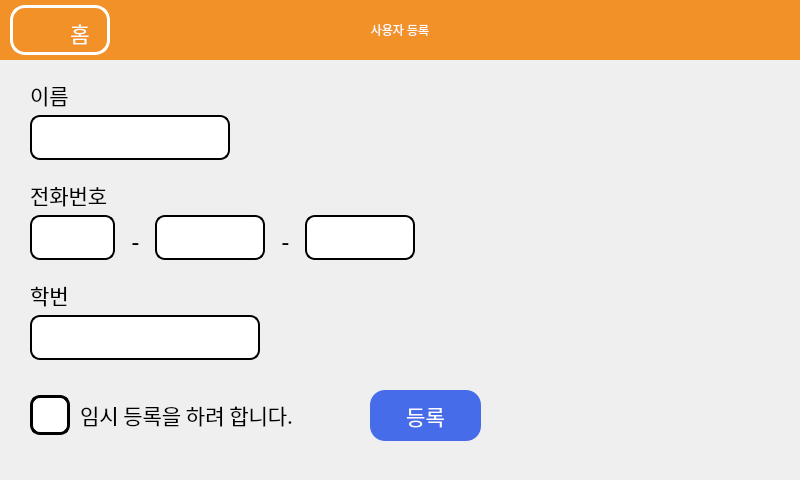
<?xml version="1.0" encoding="UTF-8"?>
<ui version="4.0">
 <class>SignUp</class>
 <widget class="QMainWindow" name="SignUp">
  <property name="enabled">
   <bool>true</bool>
  </property>
  <property name="geometry">
   <rect>
    <x>0</x>
    <y>0</y>
    <width>800</width>
    <height>480</height>
   </rect>
  </property>
  <property name="font">
   <font>
    <family>배달의민족 주아</family>
    <pointsize>20</pointsize>
   </font>
  </property>
  <property name="windowTitle">
   <string>MainWindow</string>
  </property>
  <property name="styleSheet">
   <string notr="true">QLineEdit
{
	border: 2px solid #000000;
	border-radius: 10px;
}

QLineEdit:hover
{
	border-color: rgb(0, 85, 255);
}</string>
  </property>
  <widget class="QWidget" name="centralwidget">
   <widget class="QFrame" name="frameMenu">
    <property name="geometry">
     <rect>
      <x>0</x>
      <y>0</y>
      <width>800</width>
      <height>60</height>
     </rect>
    </property>
    <property name="frameShape">
     <enum>QFrame::StyledPanel</enum>
    </property>
    <property name="frameShadow">
     <enum>QFrame::Raised</enum>
    </property>
    <widget class="QPushButton" name="buttonHome">
     <property name="geometry">
      <rect>
       <x>10</x>
       <y>5</y>
       <width>100</width>
       <height>50</height>
      </rect>
     </property>
     <property name="font">
      <font>
       <family>배달의민족 주아</family>
       <pointsize>16</pointsize>
      </font>
     </property>
     <property name="styleSheet">
      <string notr="true">QPushButton
{
	color: rgba(255, 255, 255, 0);
	background-color: rgba(255, 255, 255, 0);
	border-radius: 15px;
	border: 3px solid #ffffff;
}

QPushButton:hover
{
	background-color: rgb(241, 219, 194);
}</string>
     </property>
     <property name="text">
      <string>HH</string>
     </property>
     <property name="icon">
      <iconset>
       <normaloff>Images/home.png</normaloff>Images/home.png</iconset>
     </property>
     <property name="iconSize">
      <size>
       <width>40</width>
       <height>40</height>
      </size>
     </property>
    </widget>
    <widget class="QLabel" name="labelMenu">
     <property name="geometry">
      <rect>
       <x>0</x>
       <y>0</y>
       <width>800</width>
       <height>60</height>
      </rect>
     </property>
     <property name="styleSheet">
      <string notr="true">color: rgb(255, 255, 255);
background-color: rgb(241, 145, 39);
font: 22pt &quot;배달의민족 주아&quot;;</string>
     </property>
     <property name="text">
      <string>사용자 등록</string>
     </property>
     <property name="alignment">
      <set>Qt::AlignCenter</set>
     </property>
    </widget>
    <widget class="QLabel" name="labelHome">
     <property name="enabled">
      <bool>true</bool>
     </property>
     <property name="geometry">
      <rect>
       <x>60</x>
       <y>10</y>
       <width>40</width>
       <height>45</height>
      </rect>
     </property>
     <property name="font">
      <font>
       <family>배달의민족 주아</family>
       <pointsize>16</pointsize>
      </font>
     </property>
     <property name="styleSheet">
      <string notr="true">color: rgb(255, 255, 255);</string>
     </property>
     <property name="text">
      <string>홈</string>
     </property>
     <property name="alignment">
      <set>Qt::AlignCenter</set>
     </property>
    </widget>
    <zorder>labelMenu</zorder>
    <zorder>labelHome</zorder>
    <zorder>buttonHome</zorder>
   </widget>
   <widget class="QLabel" name="labelName">
    <property name="geometry">
     <rect>
      <x>30</x>
      <y>75</y>
      <width>51</width>
      <height>40</height>
     </rect>
    </property>
    <property name="font">
     <font>
      <family>배달의민족 주아</family>
      <pointsize>16</pointsize>
     </font>
    </property>
    <property name="text">
     <string>이름</string>
    </property>
    <property name="alignment">
     <set>Qt::AlignLeading|Qt::AlignLeft|Qt::AlignVCenter</set>
    </property>
   </widget>
   <widget class="QLabel" name="labelID">
    <property name="geometry">
     <rect>
      <x>30</x>
      <y>275</y>
      <width>51</width>
      <height>40</height>
     </rect>
    </property>
    <property name="font">
     <font>
      <family>배달의민족 주아</family>
      <pointsize>16</pointsize>
     </font>
    </property>
    <property name="text">
     <string>학번</string>
    </property>
    <property name="alignment">
     <set>Qt::AlignLeading|Qt::AlignLeft|Qt::AlignVCenter</set>
    </property>
   </widget>
   <widget class="QLabel" name="labelContact">
    <property name="geometry">
     <rect>
      <x>30</x>
      <y>175</y>
      <width>91</width>
      <height>40</height>
     </rect>
    </property>
    <property name="font">
     <font>
      <family>배달의민족 주아</family>
      <pointsize>16</pointsize>
     </font>
    </property>
    <property name="text">
     <string>전화번호</string>
    </property>
    <property name="alignment">
     <set>Qt::AlignLeading|Qt::AlignLeft|Qt::AlignVCenter</set>
    </property>
   </widget>
   <widget class="QPushButton" name="buttonRegister">
    <property name="geometry">
     <rect>
      <x>370</x>
      <y>390</y>
      <width>111</width>
      <height>51</height>
     </rect>
    </property>
    <property name="font">
     <font>
      <family>배달의민족 주아</family>
      <pointsize>16</pointsize>
     </font>
    </property>
    <property name="styleSheet">
     <string notr="true">QPushButton
{
	color: rgb(255, 255, 255);
	background-color: rgb(70, 108, 234);
	border-radius: 15px;
}

QPushButton:hover
{
	background-color: rgb(38, 61, 129);
}</string>
    </property>
    <property name="text">
     <string>등록</string>
    </property>
   </widget>
   <widget class="QLineEdit" name="editID">
    <property name="geometry">
     <rect>
      <x>30</x>
      <y>315</y>
      <width>230</width>
      <height>45</height>
     </rect>
    </property>
    <property name="sizePolicy">
     <sizepolicy hsizetype="Fixed" vsizetype="Fixed">
      <horstretch>0</horstretch>
      <verstretch>0</verstretch>
     </sizepolicy>
    </property>
    <property name="font">
     <font>
      <family>배달의민족 주아</family>
      <pointsize>18</pointsize>
     </font>
    </property>
    <property name="cursor">
     <cursorShape>IBeamCursor</cursorShape>
    </property>
    <property name="styleSheet">
     <string notr="true"/>
    </property>
    <property name="inputMethodHints">
     <set>Qt::ImhDigitsOnly</set>
    </property>
    <property name="maxLength">
     <number>10</number>
    </property>
    <property name="clearButtonEnabled">
     <bool>false</bool>
    </property>
   </widget>
   <widget class="QLineEdit" name="editContact2">
    <property name="geometry">
     <rect>
      <x>155</x>
      <y>215</y>
      <width>110</width>
      <height>45</height>
     </rect>
    </property>
    <property name="sizePolicy">
     <sizepolicy hsizetype="Fixed" vsizetype="Fixed">
      <horstretch>0</horstretch>
      <verstretch>0</verstretch>
     </sizepolicy>
    </property>
    <property name="font">
     <font>
      <family>배달의민족 주아</family>
      <pointsize>18</pointsize>
     </font>
    </property>
    <property name="styleSheet">
     <string notr="true"/>
    </property>
    <property name="inputMethodHints">
     <set>Qt::ImhDigitsOnly</set>
    </property>
    <property name="maxLength">
     <number>4</number>
    </property>
    <property name="clearButtonEnabled">
     <bool>false</bool>
    </property>
   </widget>
   <widget class="QLineEdit" name="editContact3">
    <property name="geometry">
     <rect>
      <x>305</x>
      <y>215</y>
      <width>110</width>
      <height>45</height>
     </rect>
    </property>
    <property name="sizePolicy">
     <sizepolicy hsizetype="Fixed" vsizetype="Fixed">
      <horstretch>0</horstretch>
      <verstretch>0</verstretch>
     </sizepolicy>
    </property>
    <property name="font">
     <font>
      <family>배달의민족 주아</family>
      <pointsize>18</pointsize>
     </font>
    </property>
    <property name="whatsThis">
     <string>&lt;html&gt;&lt;head/&gt;&lt;body&gt;&lt;p&gt;&lt;br/&gt;&lt;/p&gt;&lt;/body&gt;&lt;/html&gt;</string>
    </property>
    <property name="styleSheet">
     <string notr="true"/>
    </property>
    <property name="inputMethodHints">
     <set>Qt::ImhDigitsOnly</set>
    </property>
    <property name="maxLength">
     <number>4</number>
    </property>
    <property name="clearButtonEnabled">
     <bool>false</bool>
    </property>
   </widget>
   <widget class="QPushButton" name="buttonTemp">
    <property name="geometry">
     <rect>
      <x>30</x>
      <y>395</y>
      <width>40</width>
      <height>40</height>
     </rect>
    </property>
    <property name="styleSheet">
     <string notr="true">QPushButton
{
	background-color: rgb(255, 255, 255);
	border-radius: 10px;
	border: 3px solid black;
}

QPushButton:hover
{
	background-color: rgb(148, 148, 148);
}</string>
    </property>
    <property name="text">
     <string/>
    </property>
   </widget>
   <widget class="QLabel" name="labelDash1">
    <property name="geometry">
     <rect>
      <x>115</x>
      <y>225</y>
      <width>41</width>
      <height>31</height>
     </rect>
    </property>
    <property name="font">
     <font>
      <family>배달의민족 주아</family>
      <pointsize>18</pointsize>
     </font>
    </property>
    <property name="text">
     <string>-</string>
    </property>
    <property name="alignment">
     <set>Qt::AlignCenter</set>
    </property>
   </widget>
   <widget class="QLineEdit" name="editContact1">
    <property name="geometry">
     <rect>
      <x>30</x>
      <y>215</y>
      <width>85</width>
      <height>45</height>
     </rect>
    </property>
    <property name="sizePolicy">
     <sizepolicy hsizetype="Fixed" vsizetype="Fixed">
      <horstretch>0</horstretch>
      <verstretch>0</verstretch>
     </sizepolicy>
    </property>
    <property name="font">
     <font>
      <family>배달의민족 주아</family>
      <pointsize>18</pointsize>
     </font>
    </property>
    <property name="styleSheet">
     <string notr="true"/>
    </property>
    <property name="inputMethodHints">
     <set>Qt::ImhDigitsOnly</set>
    </property>
    <property name="maxLength">
     <number>3</number>
    </property>
    <property name="clearButtonEnabled">
     <bool>false</bool>
    </property>
   </widget>
   <widget class="QLabel" name="labelDash2">
    <property name="geometry">
     <rect>
      <x>265</x>
      <y>225</y>
      <width>41</width>
      <height>31</height>
     </rect>
    </property>
    <property name="font">
     <font>
      <family>배달의민족 주아</family>
      <pointsize>18</pointsize>
     </font>
    </property>
    <property name="text">
     <string>-</string>
    </property>
    <property name="alignment">
     <set>Qt::AlignCenter</set>
    </property>
   </widget>
   <widget class="QLabel" name="labelTemp">
    <property name="geometry">
     <rect>
      <x>80</x>
      <y>400</y>
      <width>250</width>
      <height>30</height>
     </rect>
    </property>
    <property name="font">
     <font>
      <family>배달의민족 주아</family>
      <pointsize>16</pointsize>
     </font>
    </property>
    <property name="text">
     <string>임시 등록을 하려 합니다.</string>
    </property>
   </widget>
   <widget class="QLineEdit" name="editName">
    <property name="geometry">
     <rect>
      <x>30</x>
      <y>115</y>
      <width>200</width>
      <height>45</height>
     </rect>
    </property>
    <property name="sizePolicy">
     <sizepolicy hsizetype="Fixed" vsizetype="Fixed">
      <horstretch>0</horstretch>
      <verstretch>0</verstretch>
     </sizepolicy>
    </property>
    <property name="font">
     <font>
      <family>배달의민족 주아</family>
      <pointsize>18</pointsize>
     </font>
    </property>
    <property name="styleSheet">
     <string notr="true"/>
    </property>
    <property name="inputMethodHints">
     <set>Qt::ImhNone</set>
    </property>
    <property name="maxLength">
     <number>20</number>
    </property>
    <property name="clearButtonEnabled">
     <bool>false</bool>
    </property>
   </widget>
  </widget>
 </widget>
 <resources/>
 <connections/>
</ui>
